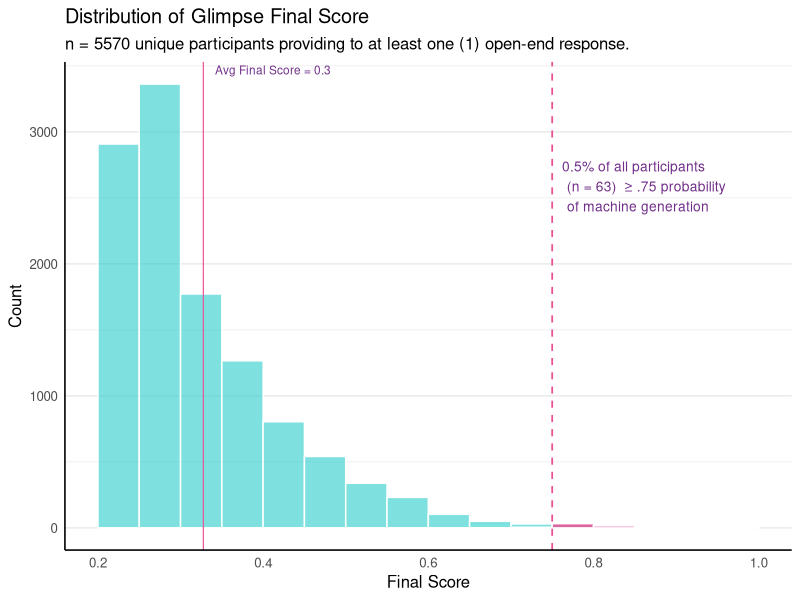

Here is the R script that generated this plot:
## ---- chunk 1
# args = argparse.Namespace(
#     scoring_model_name="davinci-002",
#     api_base="https://api.openai.com/v1",
#     api_key=os.environ["OPENAI_API_KEY"],
#     api_version="2023-09-15-preview",
#     estimator="geometric",
#     prompt="prompt3",
#     rank_size=1000,
#     top_k=5,
# )
## ---- chunk 2
library(dplyr)
library(readr)
library(kableExtra)
library(ggplot2)

final <- read_csv("../py_results/final_out.csv") |>
  mutate(
    final_score = round((prob_machine_generated+prob_machine_generated_full)/2, 2)
  )

final_unique <- final |>
  group_by(person_id) |>
  select(person_id, final_score) |>
  unique()

# Summary stats
avg_avg <- mean(final_unique$final_score, na.rm = TRUE)

peeps <- length(unique(final_unique$person_id))

pct_over_75 <- mean(final_unique$final_score >= .75, na.rm = TRUE) * 100
n_over_75   <- sum(final_unique$final_score >= .75, na.rm = TRUE)

ggplot(final_unique, aes(x = final_score)) +

  # Base histogram
  geom_histogram(
    binwidth = .05,
    boundary = 0,
    fill = "#29CDCA",
    color = "white",
    alpha = 0.6
  ) +

  # Highlight +75% instances
  geom_histogram(
    data = subset(final_unique, final_score >= .75),
    binwidth = .05,
    boundary = 0,
    fill = "#EA5094",
    color = "white",
    alpha = 0.85
  ) +

  # Average WPM
  geom_vline(
    xintercept = avg_avg,
    color = "#EA5094",
    linewidth = 0.4
  ) +

  # Threshold line (High prob)
  geom_vline(
    xintercept = .75,
    color = "#EA5094",
    linetype = "dashed",
    linewidth = 0.6
  ) +

  # Average annotation
  annotate(
    "text",
    x = avg_avg,
    y = Inf,
    label = paste0("Avg Final Score = ", round(avg_avg, 1)),
    vjust = 1.4,
    hjust = -0.1,
    color = "#712F89",
    size = 3.0
  ) +

  # % over threshold annotation
  annotate(
    "text",
    x = .71,
    y = Inf,
    label = paste0(
      round(pct_over_75, 1),"% of all participants
(n = ", n_over_75, ")  ≥ .75 probability
 of machine generation"
    ),
    vjust = 3,
    hjust = -0.3,
    color = "#712F89",
    size = 3.5
  ) +

  labs(
    x = "Final Score",
    y = "Count",
    title = "Distribution of Glimpse Final Score",
    subtitle = paste0("n = ", peeps, " unique participants providing to at least one (1) open-end response.")
  ) +

  theme_minimal(base_size = 12) +
  theme(
    axis.line.x        = element_line(color = "black"),
    axis.line.y        = element_line(color = "black"),
    panel.grid.major.x = element_blank(),
    panel.grid.minor.x = element_blank()
  )
## ---- chunk 3

head(final, n = 50) |>
  kable(
    format = "html",
    align = c("l"),
    caption = "2025 SAY24 Glimpse Analysis",
    table.attr = 'class="text-wrap"'
  ) |>
  kable_styling(
    bootstrap_options = c("striped", "hover", "responsive"),
    full_width = FALSE
  )
## ---- chunk 4
#' @articles{bao2025glimpse,
#'   title={Glimpse: Enabling White-Box Methods to Use Proprietary Models for Zero-Shot LLM-Generated Text Detection},
#'   author={Bao, Guangsheng and Zhao, Yanbin and He, Juncai and Zhang, Yue},
#'   booktitle={The Thirteenth International Conference on Learning Representations},
#'   year={2025}
#' }
